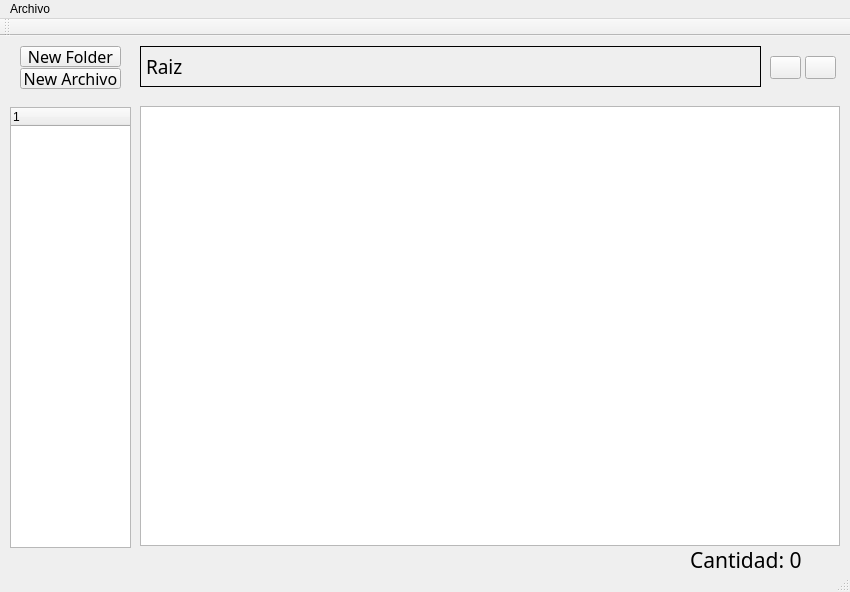
<?xml version="1.0" encoding="UTF-8"?>
<ui version="4.0">
 <class>MainWindow</class>
 <widget class="QMainWindow" name="MainWindow">
  <property name="geometry">
   <rect>
    <x>0</x>
    <y>0</y>
    <width>850</width>
    <height>592</height>
   </rect>
  </property>
  <property name="windowTitle">
   <string>MainWindow</string>
  </property>
  <widget class="QWidget" name="centralWidget">
   <widget class="QGraphicsView" name="graphicsView">
    <property name="geometry">
     <rect>
      <x>140</x>
      <y>70</y>
      <width>700</width>
      <height>440</height>
     </rect>
    </property>
   </widget>
   <widget class="QLabel" name="lblCant">
    <property name="geometry">
     <rect>
      <x>690</x>
      <y>514</y>
      <width>121</width>
      <height>20</height>
     </rect>
    </property>
    <property name="font">
     <font>
      <family>Ebrima</family>
      <pointsize>16</pointsize>
      <italic>false</italic>
     </font>
    </property>
    <property name="text">
     <string>Cantidad: 0</string>
    </property>
   </widget>
   <widget class="QLabel" name="dir">
    <property name="geometry">
     <rect>
      <x>140</x>
      <y>10</y>
      <width>621</width>
      <height>41</height>
     </rect>
    </property>
    <property name="font">
     <font>
      <family>Ebrima</family>
      <pointsize>14</pointsize>
     </font>
    </property>
    <property name="frameShape">
     <enum>QFrame::Box</enum>
    </property>
    <property name="text">
     <string>Raiz</string>
    </property>
   </widget>
   <widget class="QPushButton" name="btnFolder">
    <property name="geometry">
     <rect>
      <x>20</x>
      <y>10</y>
      <width>101</width>
      <height>21</height>
     </rect>
    </property>
    <property name="font">
     <font>
      <family>Ebrima</family>
      <pointsize>12</pointsize>
     </font>
    </property>
    <property name="text">
     <string>New Folder</string>
    </property>
   </widget>
   <widget class="QPushButton" name="btnArchivo">
    <property name="geometry">
     <rect>
      <x>20</x>
      <y>32</y>
      <width>101</width>
      <height>21</height>
     </rect>
    </property>
    <property name="font">
     <font>
      <family>Ebrima</family>
      <pointsize>12</pointsize>
     </font>
    </property>
    <property name="text">
     <string>New Archivo</string>
    </property>
   </widget>
   <widget class="QPushButton" name="btnBack">
    <property name="geometry">
     <rect>
      <x>770</x>
      <y>20</y>
      <width>31</width>
      <height>23</height>
     </rect>
    </property>
    <property name="text">
     <string/>
    </property>
    <property name="icon">
     <iconset>
      <normaloff>../../../../../Recursos/File Explorer/back.png</normaloff>../../../../../Recursos/File Explorer/back.png</iconset>
    </property>
   </widget>
   <widget class="QPushButton" name="btnFront">
    <property name="geometry">
     <rect>
      <x>805</x>
      <y>20</y>
      <width>31</width>
      <height>23</height>
     </rect>
    </property>
    <property name="text">
     <string/>
    </property>
    <property name="icon">
     <iconset>
      <normaloff>../../../../../Recursos/File Explorer/front.png</normaloff>../../../../../Recursos/File Explorer/front.png</iconset>
    </property>
   </widget>
   <widget class="QTreeWidget" name="treeWidget">
    <property name="geometry">
     <rect>
      <x>10</x>
      <y>71</y>
      <width>121</width>
      <height>441</height>
     </rect>
    </property>
    <column>
     <property name="text">
      <string notr="true">1</string>
     </property>
    </column>
   </widget>
  </widget>
  <widget class="QMenuBar" name="menuBar">
   <property name="geometry">
    <rect>
     <x>0</x>
     <y>0</y>
     <width>850</width>
     <height>21</height>
    </rect>
   </property>
   <widget class="QMenu" name="menuArchivo">
    <property name="title">
     <string>Archivo</string>
    </property>
    <addaction name="actionNuevo_Folder"/>
    <addaction name="actionNuevo_Archivo"/>
    <addaction name="separator"/>
    <addaction name="actionFormatear_Disco"/>
    <addaction name="separator"/>
    <addaction name="actionSalir"/>
   </widget>
   <addaction name="menuArchivo"/>
  </widget>
  <widget class="QToolBar" name="mainToolBar">
   <attribute name="toolBarArea">
    <enum>TopToolBarArea</enum>
   </attribute>
   <attribute name="toolBarBreak">
    <bool>false</bool>
   </attribute>
  </widget>
  <widget class="QStatusBar" name="statusBar"/>
  <action name="actionNuevo_Folder">
   <property name="text">
    <string>Nuevo Folder</string>
   </property>
   <property name="shortcut">
    <string>Ctrl+F</string>
   </property>
  </action>
  <action name="actionNuevo_Archivo">
   <property name="text">
    <string>Nuevo Archivo</string>
   </property>
   <property name="shortcut">
    <string>Ctrl+A</string>
   </property>
  </action>
  <action name="actionFormatear_Disco">
   <property name="text">
    <string>Formatear Disco</string>
   </property>
   <property name="shortcut">
    <string>Ctrl+E</string>
   </property>
  </action>
  <action name="actionSalir">
   <property name="text">
    <string>Salir</string>
   </property>
   <property name="shortcut">
    <string>Esc</string>
   </property>
  </action>
 </widget>
 <layoutdefault spacing="6" margin="11"/>
 <resources/>
 <connections/>
</ui>
